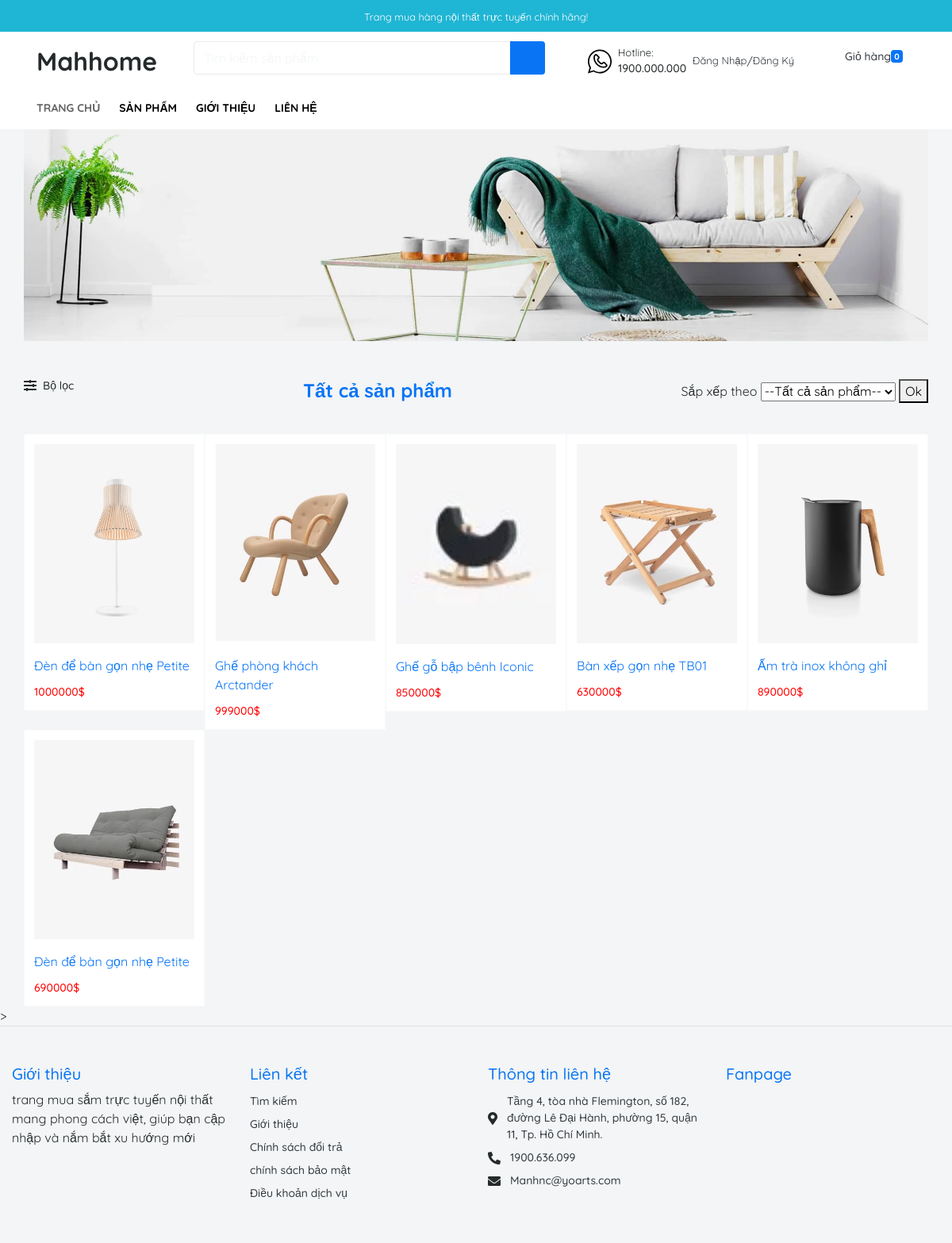
The page /input.php?mod=products&act=allproducts on the database its author committed.
### tables this page shows
CREATE TABLE `products` (
  `ProductID` int(11) NOT NULL,
  `ManufacturerID` int(11) NOT NULL,
  `CategoryID` int(11) NOT NULL,
  `ProductName` varchar(255) NOT NULL,
  `ImageUrl` varchar(255) NOT NULL,
  `Price` int(11) NOT NULL DEFAULT 0,
  `Quantity` int(11) NOT NULL DEFAULT 0,
  `Description` varchar(1000) NOT NULL,
  `Body` text NOT NULL
);

### Controller/Products/Allproducts.php (called while the page is built, shortened)
<?php
	include_once("Model/Products.php");
	include_once ("Model/Pages.php");
	$pro = new Products();
	$findStart = Pages::findStart(MAX);
	if(!isset($_POST['selectPrice'])){
		$rs = $pro->GetProducts($findStart,MAX);
	}
	else{
		$type=$_POST['selectPrice'];
		if($type=='all') $rs = $pro->GetProducts($findStart,MAX);
		else $rs = $pro->getProductsByPrice($type);
	}
	include_once("View/Products/Allproducts.php");
?>

### Model/Pages.php (called while the page is built, shortened)
<?php
class Pages{
	public static function findStart($limit){
		$start=-1;
		if((!isset($_GET["page"])) || ($_GET["page"]=="1")){
			$start=0;
		}
		else{
			$start = ($_GET["page"]-1)*$limit;
		}
		return $start;
	}
}
?>

### Model/Products.php (called while the page is built, shortened)
<?php
	include_once("DataProvider.php");
	class Products{
		private $da;
		function __construct(){
			$this->da = new DataProvider();
		}
		function GetProducts($start,$end){
			$sql="Select ProductID,ProductName,ImageUrl,Price,Quantity from products order by ProductID desc limit $start,$end";
			return $this->da->FetchAll($sql);
		}
	}
?>

### Model/DataProvider.php (called while the page is built, shortened)
<?php
	class DataProvider{
		private $link;
		function __construct()
		{
			$this->link=mysqli_connect("localhost","root","","manhgroup");
		}
		function ExecuteQuery($sql)
		{
			mysqli_query($this->link,"set names utf8");
			return mysqli_query($this->link, $sql);
		}
		function FetchAll($sql){
			$arr=array();
			$r = $this->ExecuteQuery($sql);
			while($row = mysqli_fetch_assoc($r)){
				$arr[]=$row;
			}
			return $arr;
		}
	}
?>

### View/Products/Allproducts.php (the view, shortened to what this page needs)
<div class="container-fluid">
        <img src="./img/banner-feature.png" alt="" class="w-100">
    </div>
    <div class="container pt-8">
    <div class="d-flex justify-content-between mb-6">
            <div class="d-flex"><i class="fas fa-sliders-h mr-2"></i><h6>Bộ lọc</h6></div>
            <h3 class="text-primary h4 font-weight-bold">
                Tất cả sản phẩm
            </h3>
            <form method="post" action="input.php?mod=products&act=allproducts">
              <span>Sắp xếp theo</span>
              <select name="selectPrice" id="cbbGia">
                    <option value="all" selected="selected">--Tất cả sản phẩm--</option>
              </select>
              <button type="submit" name="btnOK" >Ok</button>
              </form>
        </div>
<div class="row row-cols-2 row-cols-md-3 row-cols-lg-5 no-gutters">
<?php
  foreach($rs as $row){
    echo "<div class=\"col\">";
    echo    "<div class=\"p-3 bg-white border border-light product\">";
    echo        "<img class=\"w-100\" src=\"upload/{$row['ImageUrl']}\">";
    echo    "<div class=\"pt-4\">";
    echo        "<p class=\"mb-2\"><a href=\"input.php?mod=products&act=detail&id={$row['ProductID']}\">{$row['ProductName']}</a></p>";
    echo       "<span class=\"text-danger h6\">{$row['Price']}$</span>";
    echo    "</div>";
    echo "</div>";
    echo   "</div>";
  }
?>
</div>
</div>

### rows shown on the page
products: ImageUrl (picture), ProductName "Đèn để bàn gọn nhẹ Petite", Price "1000000"
products: ImageUrl (picture), ProductName "Ghế phòng khách Arctander", Price "999000"
products: ImageUrl (picture), ProductName "Ghế gỗ bập bênh Iconic", Price "850000"
products: ImageUrl (picture), ProductName "Bàn xếp gọn nhẹ TB01", Price "630000"
products: ImageUrl (picture), ProductName "Ấm trà inox không ghỉ", Price "890000"
products: ImageUrl (picture), ProductName "Đèn để bàn gọn nhẹ Petite", Price "690000"
